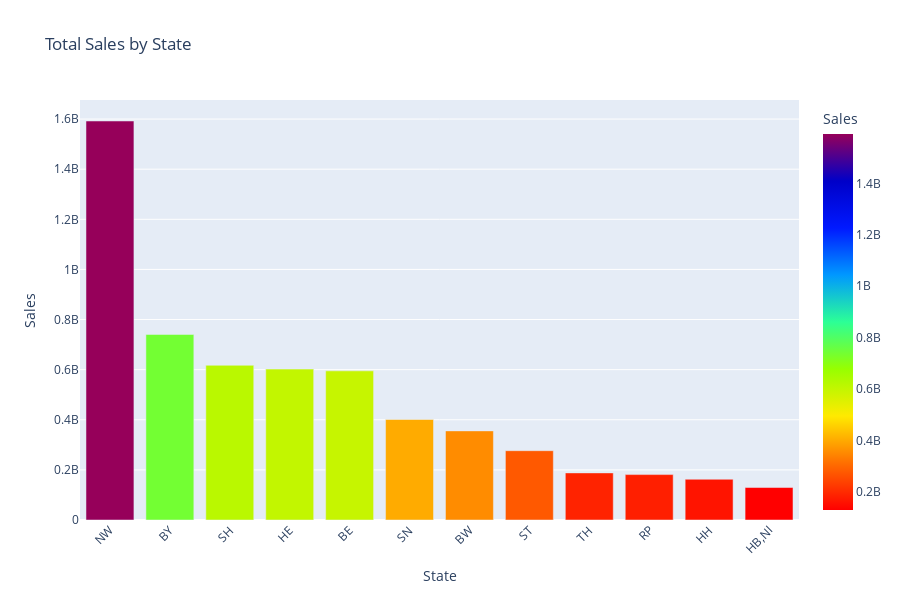

Here is the notebook cell this chart was saved with:
### Code cell
import plotly.express as px

# Aggregate total sales per state
state_sales = (
    train_clipped_p99.groupby("State")["Sales"]
    .sum()
    .reset_index()
    .sort_values("Sales", ascending=False)
)

fig = px.bar(
    state_sales,
    x="State",
    y="Sales",
    title="Total Sales by State",
    color="Sales",
    color_continuous_scale="Rainbow_r",
)
fig.update_layout(height=600, xaxis_tickangle=-45)
fig.show()

### Figure 1 — Plotly figure (JSON) as saved in the notebook; plotly's stock layout.template omitted (floating-point values rounded to 4 significant figures)
{"data": [{"hovertemplate": "State=%{x}<br>Sales=%{marker.color}<extra></extra>", "legendgroup": "", "marker": {"color": [1592261312, 740366546, 617406833, 602111261, 595112500, 401037102, 355642559, 276542403, 187957184, 181233297, 162583681, 129611261], "coloraxis": "coloraxis", "pattern": {"shape": ""}}, "name": "", "orientation": "v", "showlegend": false, "textposition": "auto", "type": "bar", "x": ["NW", "BY", "SH", "HE", "BE", "SN", "BW", "ST", "TH", "RP", "HH", "HB,NI"], "xaxis": "x", "y": [1592261312, 740366546, 617406833, 602111261, 595112500, 401037102, 355642559, 276542403, 187957184, 181233297, 162583681, 129611261], "yaxis": "y"}], "layout": {"barmode": "relative", "coloraxis": {"colorbar": {"title": {"text": "Sales"}}, "colorscale": [[0, "rgb(255,0,0)"], [0.125, "rgb(255,111,0)"], [0.25, "rgb(255,234,0)"], [0.375, "rgb(151,255,0)"], [0.5, "rgb(44,255,150)"], [0.625, "rgb(0,152,255)"], [0.75, "rgb(0,25,255)"], [0.875, "rgb(0,0,200)"], [1, "rgb(150,0,90)"]]}, "height": 600, "legend": {"tracegroupgap": 0}, "title": {"text": "Total Sales by State"}, "xaxis": {"anchor": "y", "domain": [0, 1], "tickangle": -45, "title": {"text": "State"}}, "yaxis": {"anchor": "x", "domain": [0, 1], "title": {"text": "Sales"}}}}
